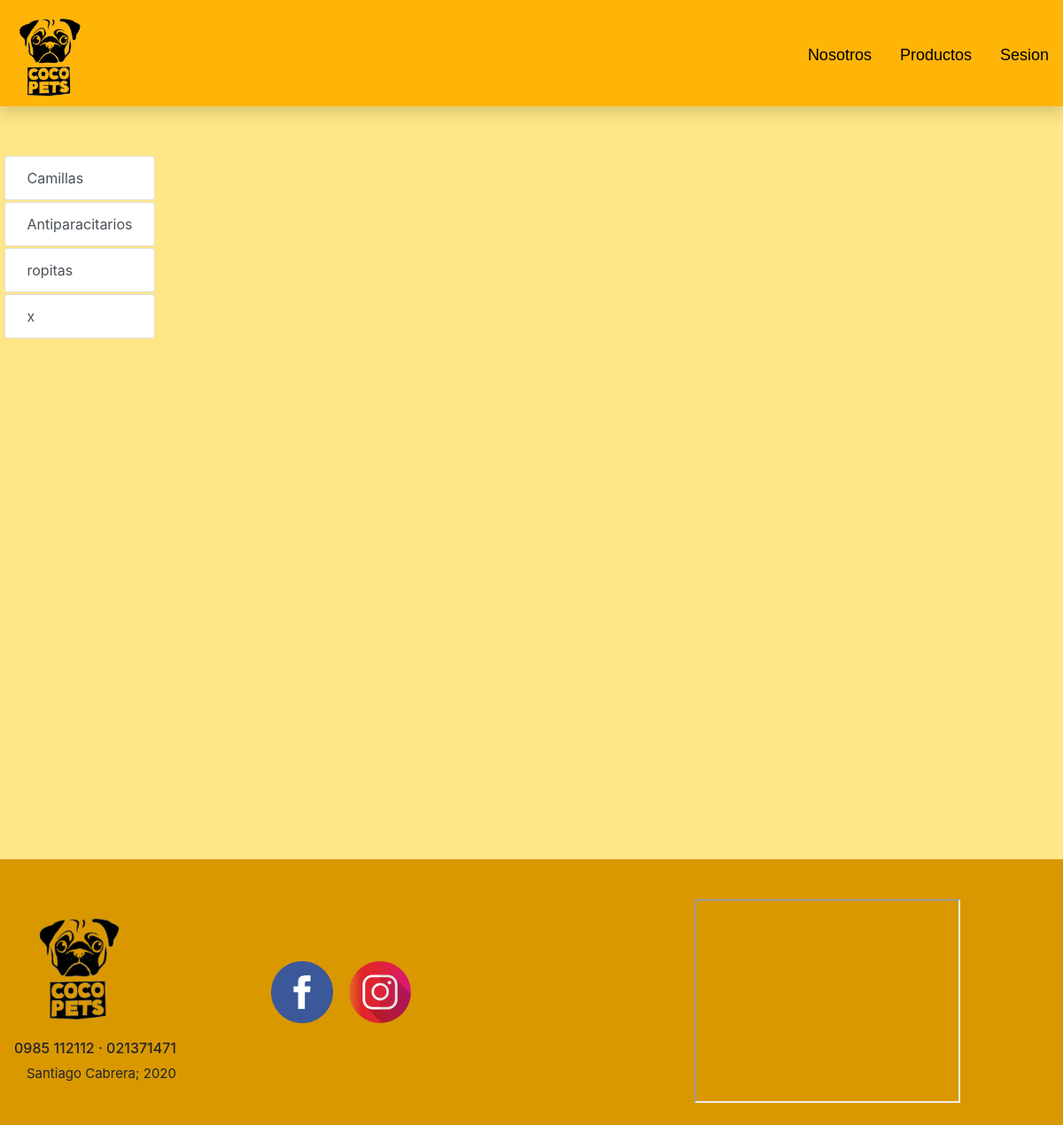
/secciones.php, run on the app's committed database.
### tables this page shows
CREATE TABLE `seccion` (
  `codigoseccion` int(11) NOT NULL,
  `NombreSeccion` varchar(30) NOT NULL
);

### secciones.php (the view, shortened to what this page needs)
<html lang="en">
<head>
  <link rel="stylesheet" href="https://stackpath.bootstrapcdn.com/bootstrap/4.4.1/css/bootstrap.min.css"
>
  <link rel="stylesheet" href="estilo/css/headerFooter.css">
  <link rel="stylesheet" href="estilo/css/producto.css">
</head>
    <?php include 'include/header.php'; ?>
    <?php include 'include/conexion.php';?>
  <body style="background-color: #FFE787 ; margin-top: 170px;">
  <div id="menu"  >
      <?php
        $resultado= $bd->query("select * from seccion");
        while($fila= mysqli_fetch_array($resultado)){
      ?>
        <div  id="div1">
          <ul>
            <li>
              <?php echo'<form action="secciones.php" method="get">
                          <input class="list-group-item list-group-item-action" type="submit" value="'. $fila["NombreSeccion"] .'" name= "'. $fila["codigoseccion"] .'">
                        </form>';
              ?>
            </li>
          </ul>
        </div>
      <?php
       }
      ?>
    </div>
  </body>
  <?php include 'include/footer.php'; ?>
</html>

### estilo/css/headerFooter.css (style rules this page uses)
body { background-color: rgb(248, 241, 214); margin-top: 170px; }

### estilo/css/producto.css (style rules this page uses)
html,body { background-color: #FFE787; margin:0px; height:100%; }
#menu { float: left; width: 250Px; height: 100%; }
#div1 { margin-top: 6px; margin-bottom: -14px; width: 170px; margin-left: 5px; }
* { padding:0; }
input { list-style-type:none; position:left; }

### data on the page
seccion: NombreSeccion "Camillas"
seccion: NombreSeccion "Antiparacitarios"
seccion: NombreSeccion "ropitas"
seccion: NombreSeccion "x"
